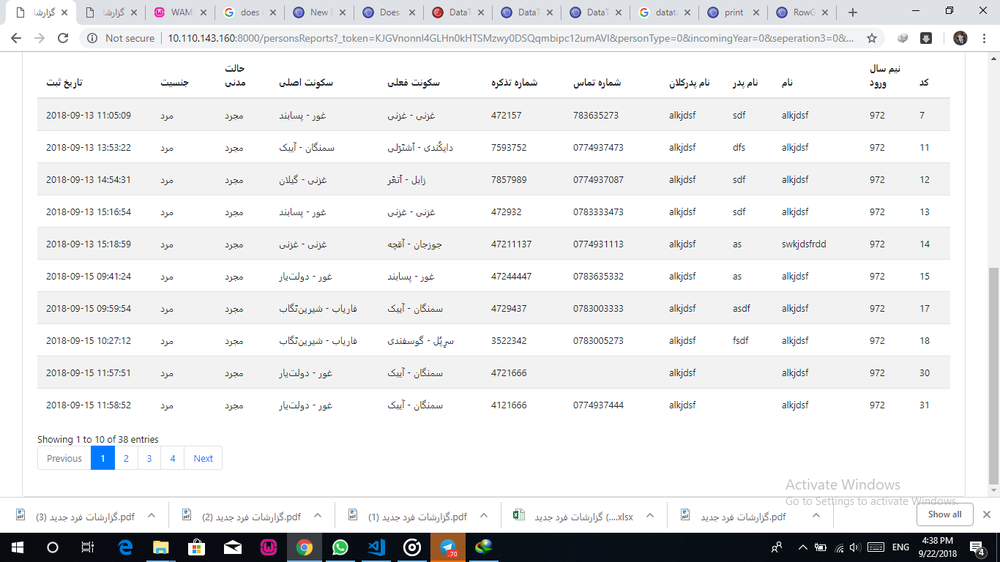
#> input picture images/AI1Qv.png, 1000 x 562 px, shrunk from 1366 x 768 before the run
$ python new.py   (older library calls are emulated)
#> lines starting #> are read from the running program, lines starting #| are printed output that depends on the picture; after the words box and inside, x2 and y2 are one past the last pixel; in counts of white or black regions, pixels touching at a corner belong together
# import the necessary packages
from sklearn.cluster import AgglomerativeClustering
from matplotlib import pyplot as plt
from pytesseract import Output
from tabulate import tabulate
import pandas as pd
import numpy as np
import pytesseract
import argparse
import imutils
import cv2.cv2 as cv2

image = r"images/AI1Qv.png"
args = {
    "image": image,
    "output": "results.csv",
    "min_conf": 0,
    "dist_thresh": 25.0,
    "min_size": 2,
}
np.random.seed(42)

# load the input image and convert it to grayscale
image = cv2.imread(args["image"])
#> image is the input picture: shape (562, 1000, 3); mean B, G, R 234, 233.2, 232.5
gray = cv2.cvtColor(image, cv2.COLOR_BGR2GRAY)

# initialize a rectangular kernel that is ~5x wider than it is tall,
# then smooth the image using a 3x3 Gaussian blur and then apply a
# blackhat morpholigical operator to find dark regions on a light
# background
kernel = cv2.getStructuringElement(cv2.MORPH_RECT, (51, 11))
gray = cv2.GaussianBlur(gray, (3, 3), 0)
blackhat = cv2.morphologyEx(gray, cv2.MORPH_BLACKHAT, kernel)
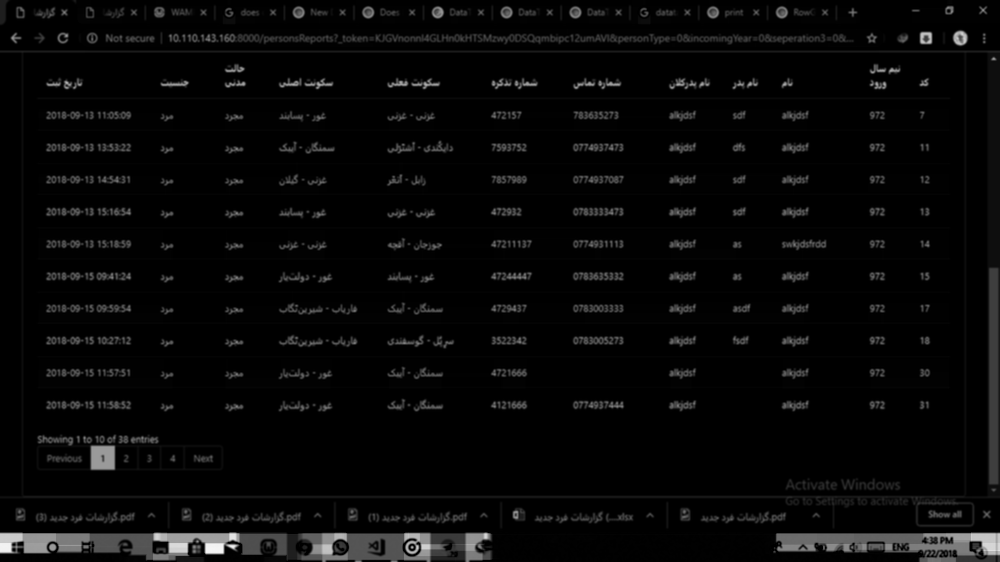
#> blackhat: shape (562, 1000); min 0, max 244, mean 8.3

# compute the Scharr gradient of the blackhat image and scale the
# result into the range [0, 255]
grad = cv2.Sobel(blackhat, ddepth=cv2.CV_32F, dx=1, dy=0, ksize=-1)
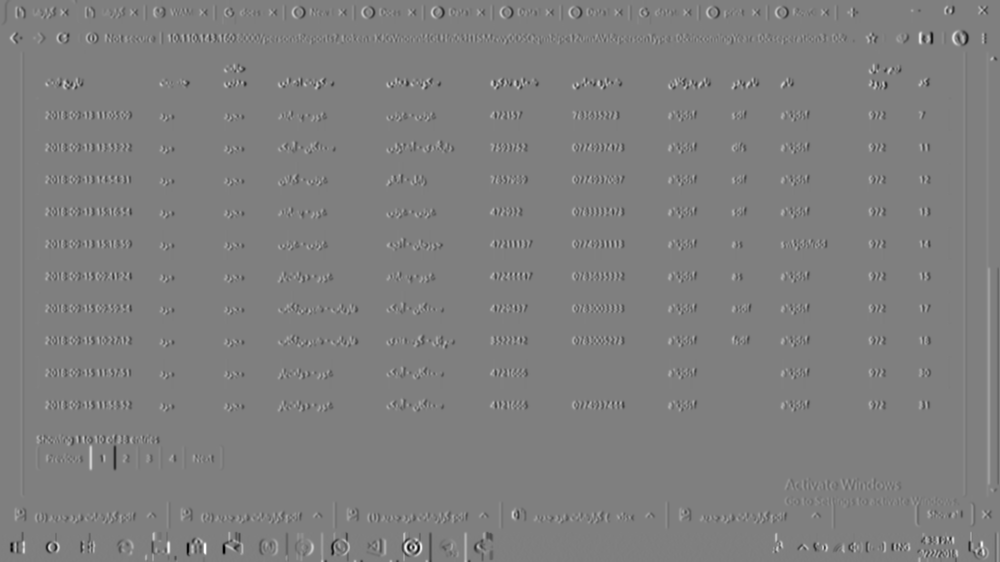
#> grad: shape (562, 1000) float32; min -2896, max 2893, mean 0.5; drawn with min black and max white
grad = np.absolute(grad)
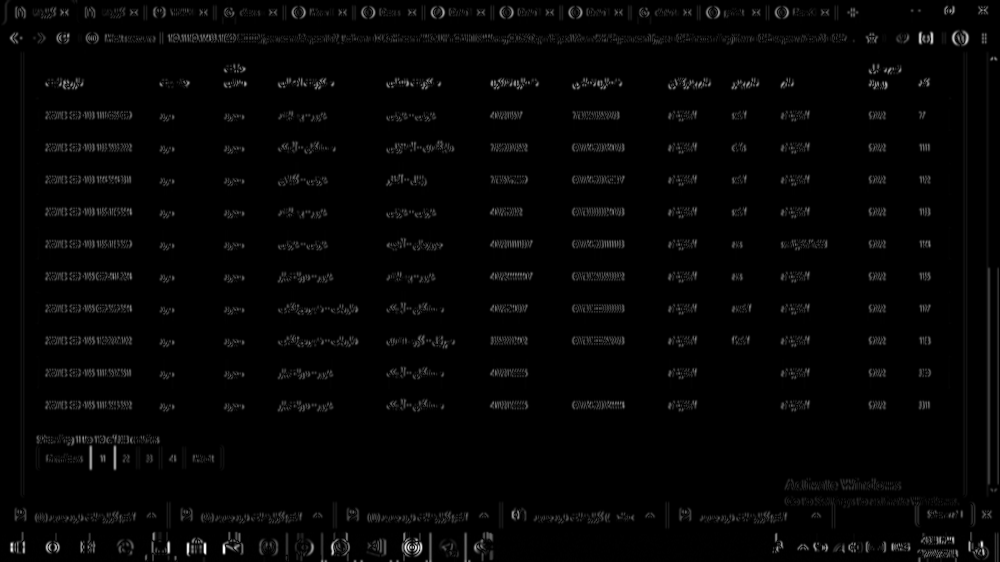
#> grad: shape (562, 1000) float32; min 0, max 2896, mean 54.5; drawn with min black and max white
(minVal, maxVal) = (np.min(grad), np.max(grad))
#> minVal = 0; maxVal = 2896
grad = (grad - minVal) / (maxVal - minVal)
grad = (grad * 255).astype("uint8")

# apply a closing operation using the rectangular kernel to close
# gaps in between characters, apply Otsu's thresholding method, and
# finally a dilation operation to enlarge foreground regions
grad = cv2.morphologyEx(grad, cv2.MORPH_CLOSE, kernel)
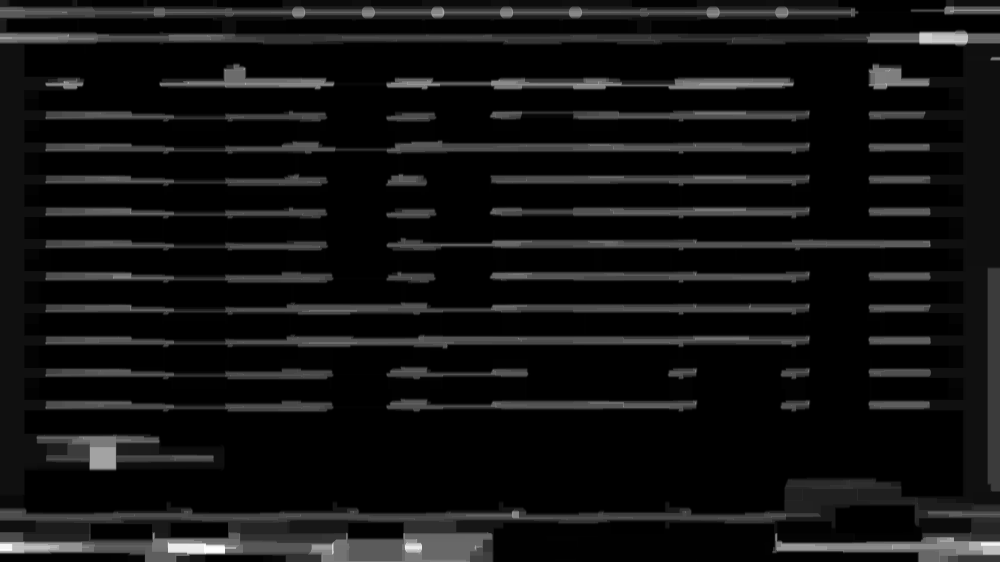
#> grad: shape (562, 1000); min 0, max 255, mean 17.8
thresh = cv2.threshold(grad, 0, 255,
                       cv2.THRESH_BINARY | cv2.THRESH_OTSU)[1]
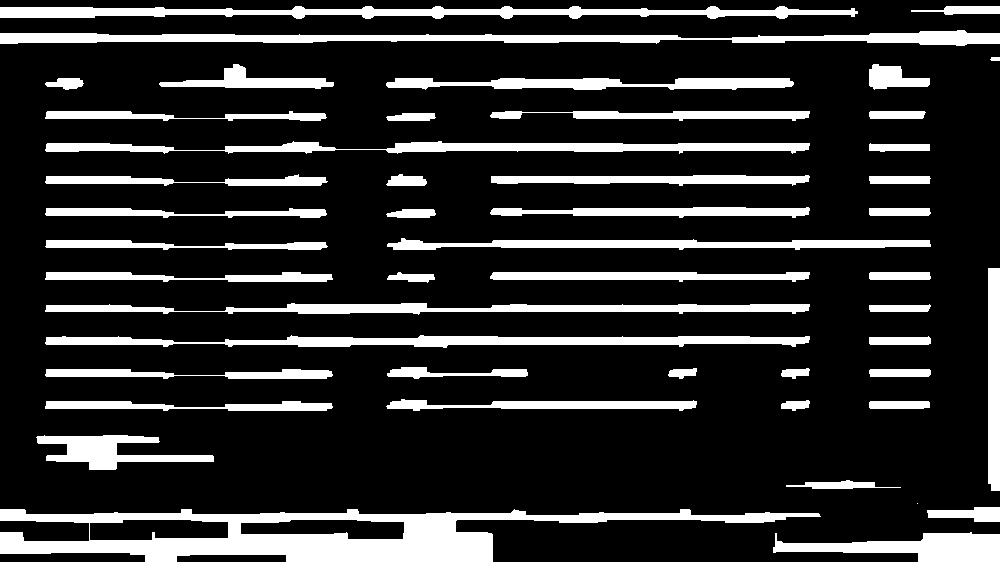
#> thresh: shape (562, 1000); 17.8% white; 48 white regions (1 under 20 px), largest, box (x1, y1, x2, y2) and area: (0, 509, 821, 562) 17870, (0, 30, 1000, 46) 7564, (0, 6, 858, 19) 6205
thresh = cv2.dilate(thresh, None, iterations=3)
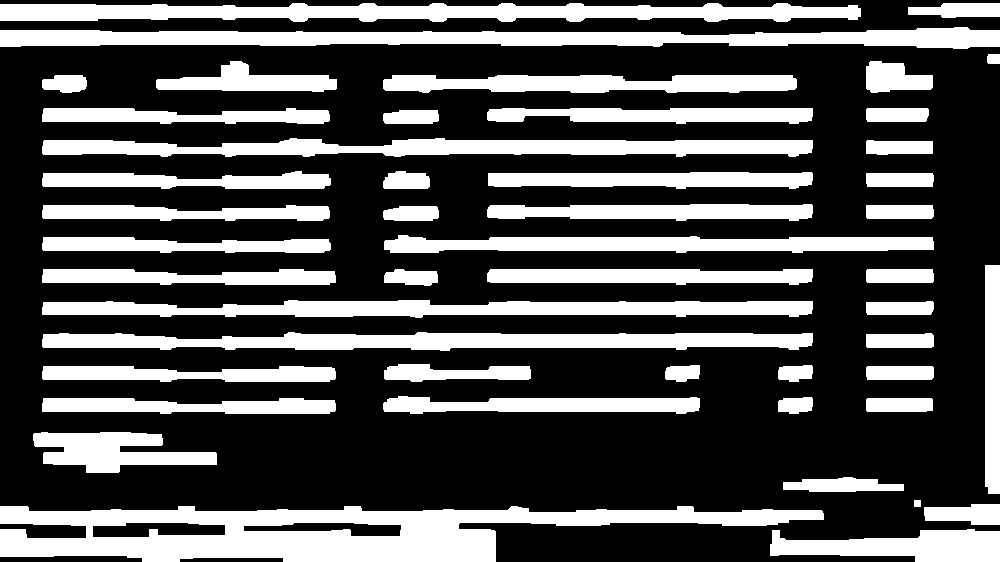
#> thresh: shape (562, 1000); 31.8% white; 48 white regions

# find contours in the thresholded image and grab the largest one,
# which we will assume is the stats table
cnts = cv2.findContours(thresh.copy(), cv2.RETR_EXTERNAL,
                        cv2.CHAIN_APPROX_SIMPLE)
#> cnts = 48 contours; largest, box (x1, y1, x2, y2) and area: (0, 506, 824, 562) 27053, (0, 27, 1000, 49) 12706, (0, 3, 861, 22) 10895, (42, 332, 813, 351) 9802, (42, 138, 813, 157) 9396
cnts = imutils.grab_contours(cnts)
tableCnt = max(cnts, key=cv2.contourArea)
#> tableCnt = contour of 136 points, box (x1, y1, x2, y2) (0, 506, 824, 562), area 27053

# compute the bounding box coordinates of the stats table and extract
# the table from the input image
(x, y, w, h) = cv2.boundingRect(tableCnt)
#> x = 0; y = 506; w = 824; h = 56
table = image[y:y + h, x:x + w]
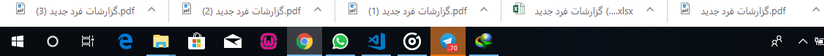
#> table: shape (56, 824, 3); mean B, G, R 138.2, 135.8, 133.7

# set the PSM mode to detect sparse text, and then localize text in
# the table
pytesseract.pytesseract.tesseract_cmd = r'C:\Users\Itay Gafni\AppData\Local\Tesseract-OCR\tesseract.exe'
tessdata_dir_config = r'--tessdata-dir "C:\Users\Itay Gafni\AppData\Local\Tesseract-OCR\tessdata"'
custom_config = r'-l eng --oem 3 --psm 6 -c tessedit_char_whitelist="ABCDEFGHIJKLMNOPQRSTUVWXYZabcdefghijklmnopqrstuvwxyz0123456789-:.$%./@& *"'

tessdata_dir_config += ' --psm 11'
# tessdata_dir_config += ' --l ara+eng'

lang = "ara"
#> (the run stopped early here; a loop or call above may not have finished)

$ run again, with images/arabic.png copied over images/AI1Qv.png
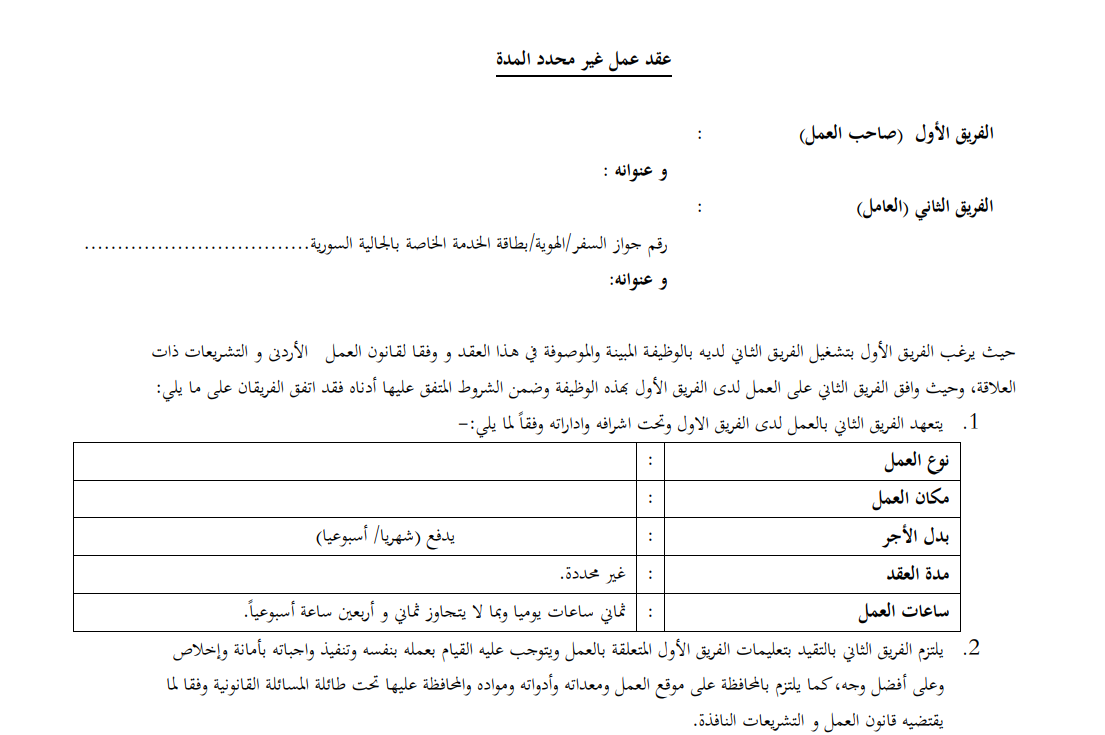
#> input picture images/arabic.png, 1105 x 735 px
#> image is the input picture: shape (735, 1105, 3); mean B, G, R 248.2, 248.2, 248.2
#> minVal = 0; maxVal = 2855
#> `thresh = cv2.dilate(thresh, None, iterations=3)`:
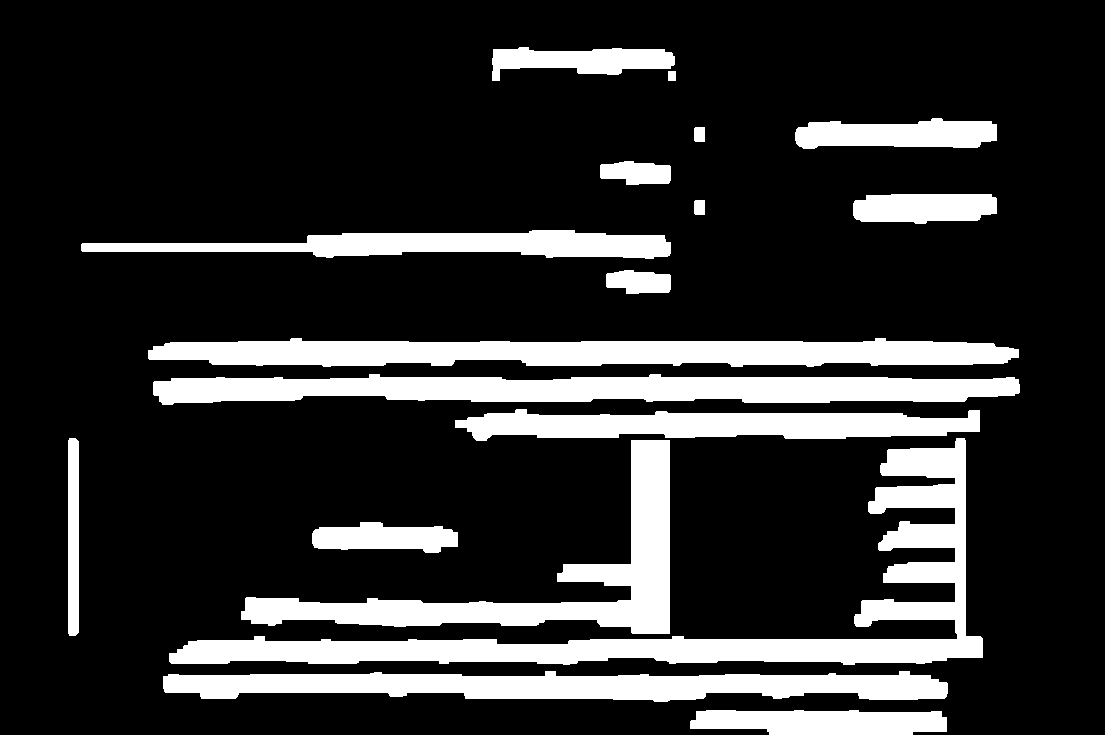
#> thresh: shape (735, 1105); 18.5% white; 18 white regions
#> cnts = 18 contours; largest, box (x1, y1, x2, y2) and area: (169, 438, 983, 665) 27540, (153, 374, 1020, 405) 18794, (148, 338, 1019, 367) 18562, (241, 440, 670, 634) 16832, (163, 671, 948, 702) 15996
#> tableCnt = contour of 245 points, box (x1, y1, x2, y2) (169, 438, 983, 665), area 27540
#> x = 169; y = 438; w = 814; h = 227
#> `table = image[y:y + h, x:x + w]`:
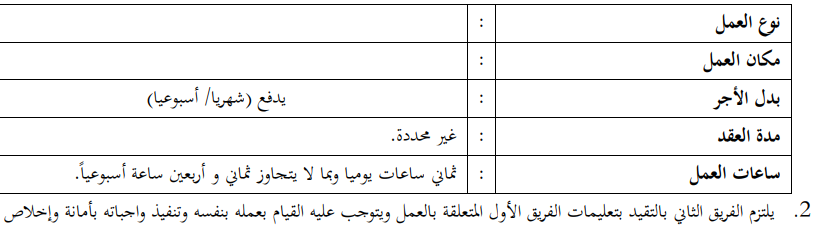
#> table: shape (227, 814, 3); mean B, G, R 241.4, 241.4, 241.4
